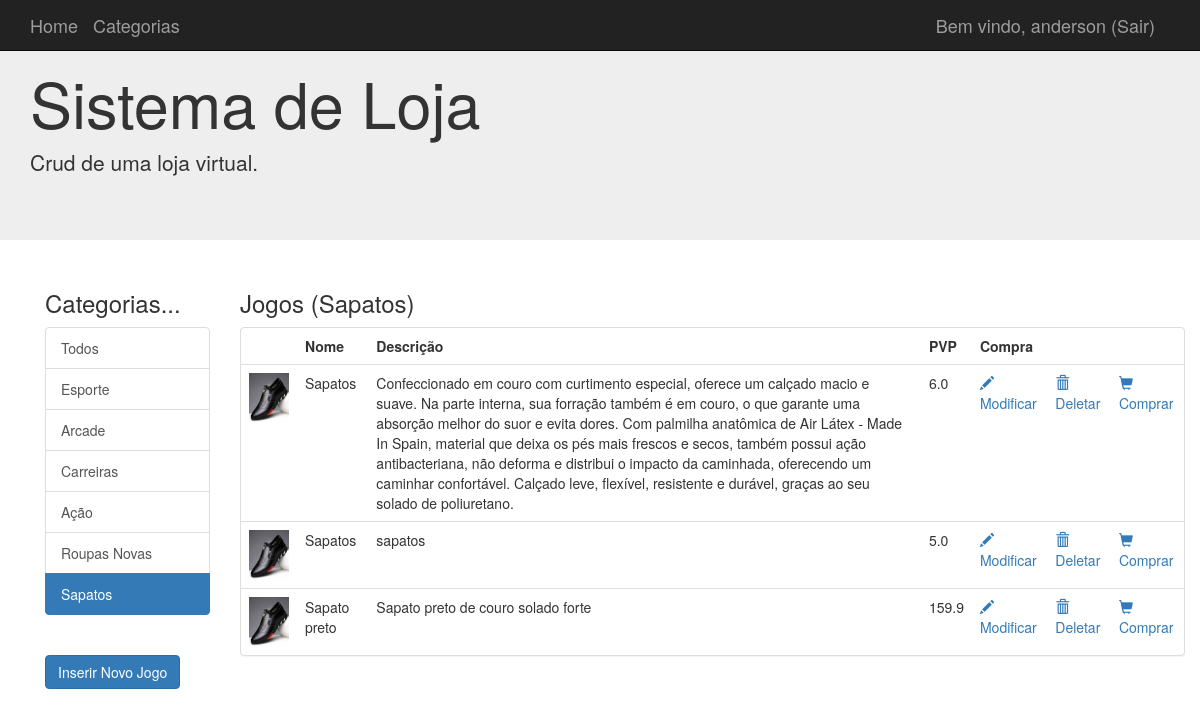
/categoria/6 (signed in), run on the app's committed database.
### aplicacao/model.py (models this page shows, shortened)
class Categorias(db.Model):
    __tablename__ = 'categorias'
    id = Column(Integer, primary_key=True)
    nome = Column(String(100))
    artigos = relationship("Artigos", backref="Categorias", lazy='dynamic')

class Artigos(db.Model):
    __tablename__ = 'artigos'
    id = Column(Integer, primary_key=True)
    nome = Column(String(100), nullable=False)
    preco = Column(Float, default=0)
    iva = Column(Integer, default=21)
    descricao = Column(String(255))
    image = Column(String(255))
    stock = Column(Integer, default=0)
    CategoriaId = Column(Integer, ForeignKey('categorias.id'), nullable=False)
    categoria = relationship("Categorias", backref="Artigos")

### aplicacao/app.py (the view)
@app.route('/')
@app.route('/categoria/<id>')
def index(id = '0'):
    categoria = Categorias.query.get(id)
    if id == '0':
        artigos = Artigos.query.all()
    else:
        artigos = Artigos.query.filter_by(CategoriaId=id)
    categorias = Categorias.query.all()
    return render_template("index.html", artigos=artigos, categorias=categorias, categoria=categoria)

### aplicacao/templates/index.html (shortened to what this page needs)
    {% extends "base.html" %}
    {% block conteudo  %}
    <div class="container">
      <div class="row">
      <div class="col-md-2">
        <h3>Categorias...</h3>
        <div class="list-group">
          {% for cat in categorias %}
          {% if categoria.nome==cat.nome %}
            <a class="list-group-item active" href='{{url_for("index",id=cat.id)}}'>{{cat.nome}}</a>
          {% else %}
            <a class="list-group-item" href='{{url_for("index", id=cat.id)}}'>{{cat.nome}}</a>
          {% endif%}
          {% endfor %}
        </div>
        <br/>
        <a class="btn btn-primary" href="{{url_for('artigos_new')}}" role="button">Inserir Novo Jogo</a>
        <br/>
      </div>
     <div class="col-md-10">
        <h3>Jogos ({{categoria.nome}})</h3>
        <div class="panel panel-default">
            <table class="table table-hover">
                <tr>
                    <th></th>
                    <th>Nome</th>
                    <th>Descrição</th>
                    <th>PVP</th>
                    <th>Compra</th>
                </tr>
                {% for art in artigos %}
                <tr>
                    {% if art.image %}
                        <td><img style="width:40px; height:50px;" src="{{url_for('static', filename='img/')}}{{art.image}}"/></td>
                    {% else %}
                        <td><img style="width:30px; height:40px;" src="{{url_for('static',filename='img/not-found.jpg')}}"/>
                    {% endif %}
                    <td>{{ art.nome }}</td>
                    <td>{{art.descricao}}</td>
                    <td>{{art.preco}}</td>
                    <td><a href="{{url_for('artigos_edit',id=art.id)}}"><span class="glyphicon glyphicon-pencil"></span> Modificar</a></td>
                    <td><a href="{{url_for('artigos_delete',id=art.id)}}"><span class="glyphicon glyphicon-trash"></span> Deletar</a></td>
                    <td><a href="#"><span class="glyphicon glyphicon-shopping-cart" ></span> Comprar</a></td>
                </tr>
                {% endfor %}
            </table>
        </div>
     </div>
      </div>
    </div>
    {% endblock %}

### data on the page
Categorias: nome "Todos"
Categorias: nome "Esporte"
Categorias: nome "Arcade"
Categorias: nome "Carreiras"
Categorias: nome "Ação"
Categorias: nome "Roupas Novas"
Categorias: nome "Sapatos"
Artigos: image (picture), nome "Sapatos", descricao "Confeccionado em couro com curtimento especial, oferece um calçado macio e suave. Na parte interna, sua forração também é em couro, o que garante uma absorção melhor do suor e evita dores. Com palmilha anatômica de Air Látex - Made In Spain, material que deixa os pés mais frescos e secos, também possui ação antibacteriana, não deforma e distribui o impacto da caminhada, oferecendo um caminhar confortável. Calçado leve, flexível, resistente e durável, graças ao seu solado de poliuretano.", preco "6.0"
Artigos: image (picture), nome "Sapatos", descricao "sapatos", preco "5.0"
Artigos: image (picture), nome "Sapato preto", descricao "Sapato preto de couro solado forte", preco "159.9"

### other printed values
{{ session["username"] }} "anderson"
